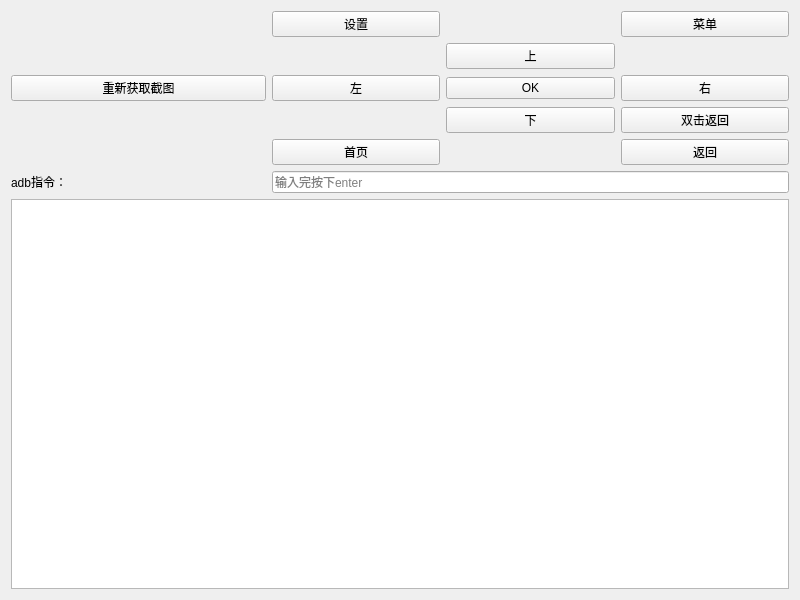
<?xml version="1.0" encoding="UTF-8"?>
<ui version="4.0">
 <class>AdbNoPersonDebugWidget</class>
 <widget class="QWidget" name="AdbNoPersonDebugWidget">
  <property name="geometry">
   <rect>
    <x>0</x>
    <y>0</y>
    <width>800</width>
    <height>600</height>
   </rect>
  </property>
  <property name="windowTitle">
   <string>adb无人值守调试</string>
  </property>
  <layout class="QGridLayout" name="gridLayout_2">
   <item row="0" column="0">
    <widget class="QPushButton" name="Btn_getScreenCapture">
     <property name="text">
      <string>重新获取截图</string>
     </property>
    </widget>
   </item>
   <item row="5" column="1" colspan="2">
    <widget class="QLineEdit" name="lineEdit_Command">
     <property name="placeholderText">
      <string>输入完按下enter</string>
     </property>
    </widget>
   </item>
   <item row="5" column="0">
    <widget class="QLabel" name="label_2">
     <property name="text">
      <string>adb指令：</string>
     </property>
    </widget>
   </item>
   <item row="6" column="0" colspan="3">
    <widget class="QTextBrowser" name="textBrowser_DebugInfo"/>
   </item>
   <item row="0" column="1" colspan="2">
    <layout class="QGridLayout" name="gridLayout">
     <item row="0" column="0">
      <widget class="QPushButton" name="Btn_Set">
       <property name="text">
        <string>设置</string>
       </property>
      </widget>
     </item>
     <item row="0" column="2">
      <widget class="QPushButton" name="Btn_Menu">
       <property name="text">
        <string>菜单</string>
       </property>
      </widget>
     </item>
     <item row="1" column="1">
      <widget class="QPushButton" name="Btn_Top">
       <property name="text">
        <string>上</string>
       </property>
      </widget>
     </item>
     <item row="2" column="0">
      <widget class="QPushButton" name="Btn_Left">
       <property name="text">
        <string>左</string>
       </property>
      </widget>
     </item>
     <item row="2" column="1">
      <widget class="QPushButton" name="Btn_OK">
       <property name="text">
        <string>OK</string>
       </property>
      </widget>
     </item>
     <item row="2" column="2">
      <widget class="QPushButton" name="Btn_Right">
       <property name="text">
        <string>右</string>
       </property>
      </widget>
     </item>
     <item row="3" column="1">
      <widget class="QPushButton" name="Btn_Bottom">
       <property name="text">
        <string>下</string>
       </property>
      </widget>
     </item>
     <item row="4" column="0">
      <widget class="QPushButton" name="Btn_Home">
       <property name="text">
        <string>首页</string>
       </property>
      </widget>
     </item>
     <item row="4" column="2">
      <widget class="QPushButton" name="Btn_Back">
       <property name="text">
        <string>返回</string>
       </property>
      </widget>
     </item>
     <item row="3" column="2">
      <widget class="QPushButton" name="Btn_doubleBack">
       <property name="text">
        <string>双击返回</string>
       </property>
      </widget>
     </item>
    </layout>
   </item>
  </layout>
 </widget>
 <layoutdefault spacing="6" margin="11"/>
 <resources/>
 <connections/>
</ui>
